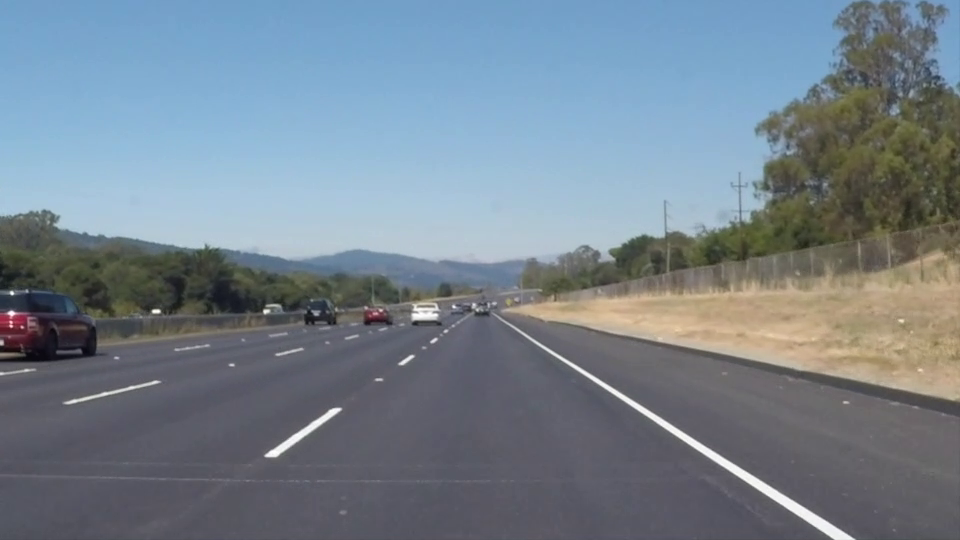
#> input picture frame 22 of solidWhiteRight.mp4, 960 x 540 px, given in place of project_video.mp4, which was not available
$ python video_lane_detect.py   (older library calls are emulated)
#> lines starting #> are read from the running program, lines starting #| are printed output that depends on the picture; after the words box and inside, x2 and y2 are one past the last pixel; in counts of white or black regions, pixels touching at a corner belong together; pictures that were not available may be replaced by others from this repository, and a replacement may not be noted
import cv2
import numpy as np
from dataclasses import dataclass
import time
# TODO: Keep track of centroid and use the new lines to inform them of where a new centroid and new mask should be
# NOTE: Gradients are apparently very faulty,


# TODO: Maybe get rid of this class, it's not used much
@dataclass
class Line:
    x1: int
    y1: int
    x2: int
    y2: int

    # [4 lines left out: function slope, not called in this run]

    def avg_with(self, other):
        if not(isinstance(other, Line)):
            return None
        avx1 = (self.x1+other.x1)//2
        avx2 = (self.x2+other.x2)//2
        avy1 = (self.y1+other.y1)//2
        avy2 = (self.y2+other.y2)//2
        return Line(avx1, avy1, avx2, avy2)

    def __str__(self):
        return f"({self.x1},{self.y1})->({self.x2},{self.y2})"


# TODO: Maybe get rid of this class, it's not used much
class ColorHSV:
    '''class for HSV colors:
        - HSV is kind of abstract when stored as a numpy array
        - just useful for programming purposes.
    '''
    def __init__(self, hsv=None):
        if hsv is None:
            self.hsv = np.array([0, 0, 0], dtype=np.uint8)
        else:
            self.hsv = np.array(hsv, dtype=np.uint8)

    def _check_range(self, value, min_val, max_val):
        return max(min_val, min(value, max_val))

    @property
    def hue(self): return self.hsv[0]

    # [4 lines left out: function hue, not called in this run]

    @property
    def saturation(self): return self.hsv[1]

    # [4 lines left out: function saturation, not called in this run]

    @property
    def value(self): return self.hsv[2]

    # [4 lines left out: function value, not called in this run]

    def __str__(self): return f"[H={self.hsv[0]}, S={self.hsv[1]}, V={self.hsv[2]}]"


class HsvColorRange():
    '''class for HSV color ranges
        - Intended to simplify broadening and minimizing
        HSV color ranges
    '''
    def __init__(self, name, v1=None, v2=None):
        self.name:str = name
        self.lb = ColorHSV(v1)
        self.ub = ColorHSV(v2)

    # [24 lines left out: functions display_colors, modify_bound, not called in this run]

    def get_range(self):
        return [self.lb.hsv, self.ub.hsv]

    def __str__(self):
        return f"{self.name} color range:\n\tLower:{self.lb}, Upper:{self.ub}\n"


def color_thresholding(image, color_masks):
    # initialize a blank image
    blank = np.zeros(image.shape[:2], dtype=np.uint8)
    # save the width and height of the image
    height, width = image.shape[0],image.shape[1]
    # create a rectangular mask that will display the approx. lower 2/3rd of the image
    # this is done to remove a portion of the sky and buildings.
    rect_mask = cv2.rectangle(blank.copy(), (0, height//3+20), (width, height), 255, -1)
    r_masked_img = cv2.bitwise_and(image, image, mask = rect_mask)
    # Convert the image to the HSV color space
    hsv = cv2.cvtColor(r_masked_img, cv2.COLOR_BGR2HSV)
    # Create masks for yellow and white colors
    combined_mask = blank.copy()
    for color_mask in color_masks:
        mk = cv2.inRange(hsv, color_mask[0], color_mask[1])
        combined_mask = cv2.bitwise_or(combined_mask, mk)
    # Combine the masks to get the regions of yellow and white lines
    result = cv2.bitwise_and(image, image, mask=combined_mask)
    return result

def sobel_edge_detection(img):
    image = cv2.cvtColor(img, cv2.COLOR_HSV2RGB)
    sobelx_b = cv2.Sobel(image[:, :, 0], cv2.CV_8UC1, 1, 0, ksize=9)
    sobelx_g = cv2.Sobel(image[:, :, 1], cv2.CV_8UC1, 1, 0, ksize=9)
    sobelx_r = cv2.Sobel(image[:, :, 2], cv2.CV_8UC1, 1, 0, ksize=9)
    rg = cv2.bitwise_or(sobelx_r, sobelx_g)
    b = cv2.bitwise_or(rg,sobelx_b)
    return b

def region_of_interest(image, polygons=None):
    height = image.shape[0]
    if not(polygons):
        # TODO: One thing that must be changed are the values in this numpy array, right now they are fixed, but they should be able to acclimate to different videos
        polygons = np.array([[(100, height), (1300, height), (550, 250)]])
    # polygons variable takes in 3 points, plots them on an image, connects them to make a polygon and fills it in.
    mask = np.zeros_like(image)
    cv2.fillPoly(mask, polygons, 255)
    masked_image = cv2.bitwise_and(image, mask)
    return masked_image


def remove_outlier_lines(center_x,center_y, lines, x_slope_thresh, y_slope_thresh):
    # List to store line segments closest to the center
    closest_lines = []
    for line in lines:
        x1, y1, x2, y2 = line[0]  # Extract line coordinates
        # Calculate the midpoint of the line segment
        if abs(x1 - x2) > x_slope_thresh and abs(y1 - y2) > y_slope_thresh:
            midpoint_x, midpoint_y = (x1+x2)//2, (y1+y2)//2
            # Calculate the Euclidean distance from the midpoint to the center
            distance_to_center = np.sqrt((midpoint_x - center_x)**2 + (midpoint_y - center_y)**2)
            # Set a threshold distance for considering lines
            thresh_min = 50
            threshold_distance = 210  # Adjust as needed
            # Check if the line is close enough to the center
            if thresh_min < distance_to_center < threshold_distance:
                closest_lines.append(line)
    return np.array(closest_lines)


def make_coordinates(image, line_parameters):
    slope, intercept = line_parameters
    y1 = image.shape[0]
    y2 = int(y1*(3/5))
    x1 = int((y1 - intercept)/slope)
    x2 = int((y2 - intercept)/slope)
    return np.array([x1, y1, x2, y2])


def average_slope_intercept(image, lines):
    left_fit = []
    right_fit = []
    for line in lines:
        x1, y1, x2, y2 = line.reshape(4)
        parameters = np.polyfit((x1, x2), (y1, y2), 1)
        slope = parameters[0]
        intercept = parameters[1]
        if slope < 0:  # Consider a threshold close to zero to avoid division by zero error
            left_fit.append((slope, intercept))
        else:
            right_fit.append((slope, intercept))

    left_line = right_line = None

    if left_fit:
        left_fit_average = np.average(left_fit, axis=0)
        left_line = make_coordinates(image, left_fit_average)

    if right_fit:
        right_fit_average = np.average(right_fit, axis=0)
        right_line = make_coordinates(image, right_fit_average)
    return np.array([left_line, right_line])


class PreProcessingMask():
    '''A class that performs several functions on the first
    few frames of a video in order to store data about:
        - Where the road generally is in the picture
        - the general orientation of the lane lines
    these will help in making several masks to better evaluate
    our lane finding algorithm. masks such as:
        - masking the entire road
        - masking the left side of the road
        - masking the right side of the road
        - masking certain colors in the image
    '''
    def __init__(self,cap, yellow_r=None, white_r=None):
        self.first_few_frames = [cap.read()[1] for _ in range(8)]
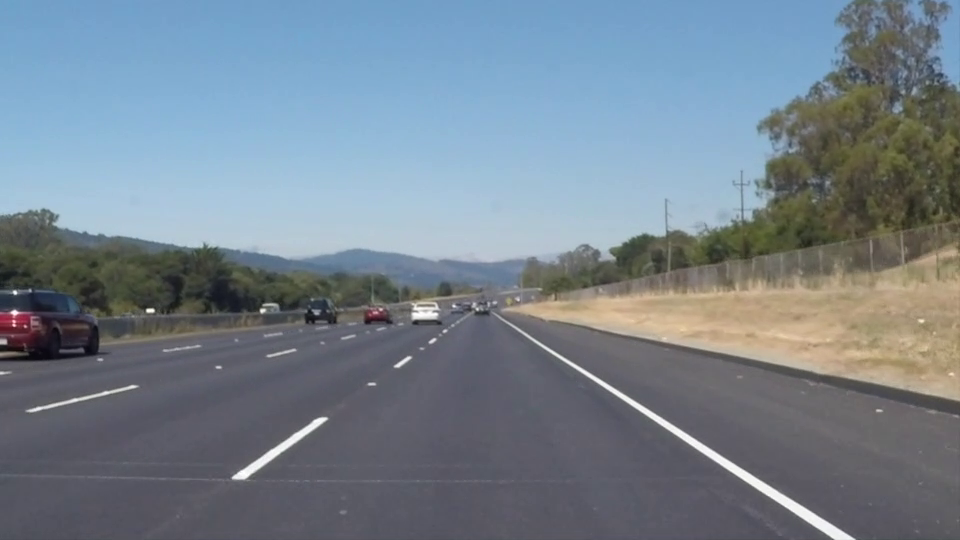
#> input picture frame 23 of solidWhiteRight.mp4, 960 x 540 px, given in place of project_video.mp4, which was not available
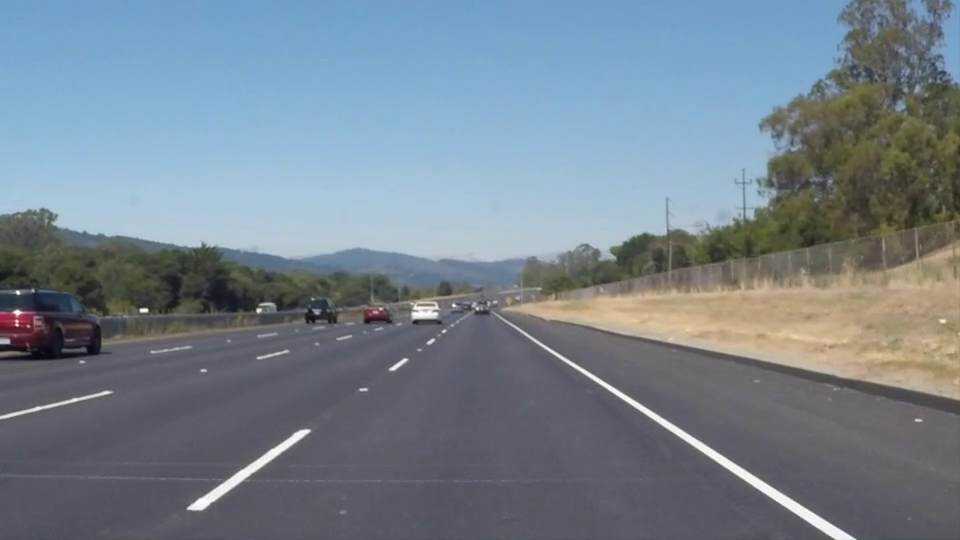
#> input picture frame 24 of solidWhiteRight.mp4, 960 x 540 px, given in place of project_video.mp4, which was not available
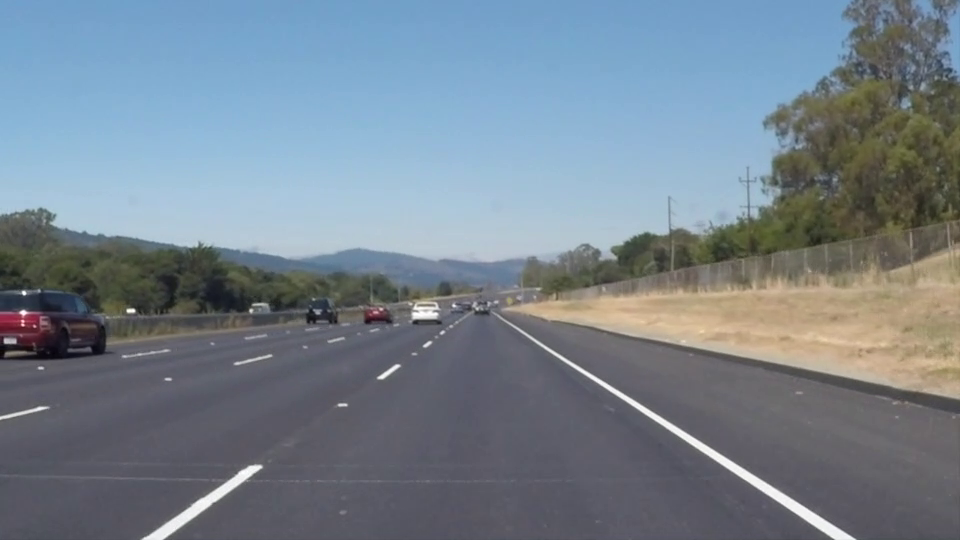
#> input picture frame 26 of solidWhiteRight.mp4, 960 x 540 px, given in place of project_video.mp4, which was not available
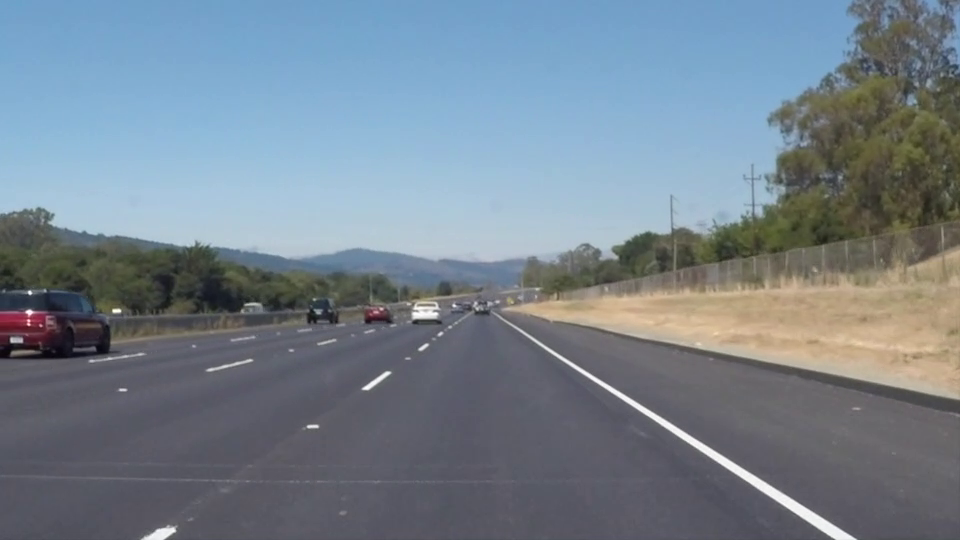
#> input picture frame 28 of solidWhiteRight.mp4, 960 x 540 px, given in place of project_video.mp4, which was not available
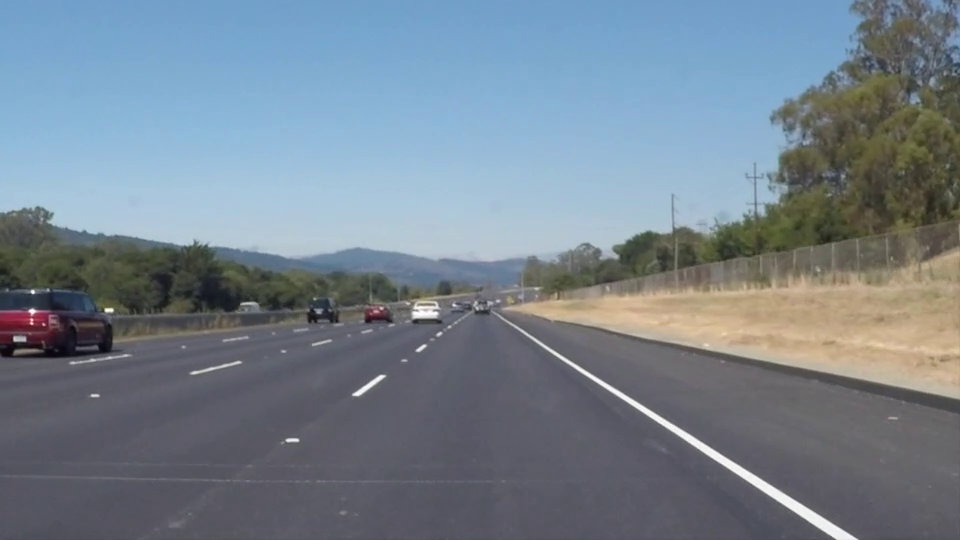
#> input picture frame 29 of solidWhiteRight.mp4, 960 x 540 px, given in place of project_video.mp4, which was not available
#> self.first_few_frames = 8 items
        self.height = self.first_few_frames[0].shape[0]
        self.width = self.first_few_frames[0].shape[1]
        self.centroid = [self.width//2, self.height//2]
        self.averaged_lines = []
        if yellow_r is None:
            self.yellow_range = HsvColorRange('yellow',np.array([15, 60, 20]), np.array([25, 255, 255]))
        else:
            self.yellow_range = yellow_r
        if white_r is None:
            self.white_range = HsvColorRange('white', np.array([0, 0, 180]), np.array([255, 255, 255]))
        else:
            self.white_range = white_r

        self.mask = np.zeros((self.height, self.width), dtype=np.uint8)
        self.get_preprocessing_mask()


    def get_color_masks(self):
        '''mainly used when passing them in as arguments to
        be used by the color_thresholding function'''
        return [self.yellow_range.get_range(), self.white_range.get_range()]


    def get_preprocessing_mask(self):
        '''initial attempt at determining where the road is.'''
        left_images = []
        right_images = []
        self.averaged_lines = []
        frames = self.first_few_frames.copy()
#> frames = 8 items
        for frame in frames:
            thresh_img = color_thresholding(frame, self.get_color_masks())
            sobel_image = sobel_edge_detection(thresh_img)
            cropped_image = region_of_interest(sobel_image)
            lines = cv2.HoughLinesP(cropped_image, 21, np.pi/180, 20,9,2)
            nearest_to_center = remove_outlier_lines(self.centroid[0], self.centroid[1],lines, 2,2)
            avgLn = average_slope_intercept(cropped_image, nearest_to_center)
            self.averaged_lines.append(avgLn)
#> this loop made 8 passes
#> (left_fit_average in average_slope_intercept, avgLn) on passes 1 to 5: ([-0.863, 810.9], [[313, 540, 564, 324], [909, 540, 602, 324]]), ([-1.14, 987.4], [[392, 540, 581, 324], [843, 540, 581, 324]]), ([-0.948, 856.2], [[333, 540, 561, 324], [837, 540, 614, 324]]), ([-0.854, 800.6], [[305, 540, 558, 324], [789, 540, 619, 324]]), ([-0.93, 865.6], [[350, 540, 582, 324], [856, 540, 590, 324]])
#> pass 1, in color_thresholding, `rect_mask = cv2.rectangle(blank.copy(), (0, height//3+20), (width, hei..`:
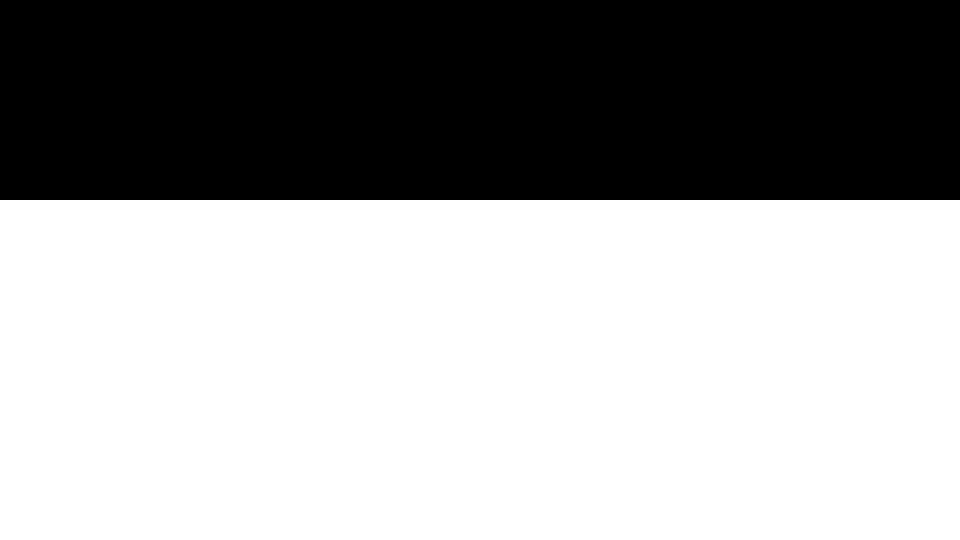
#> rect_mask: shape (540, 960); 63% white; 1 black region, box (x1, y1, x2, y2) and area: (0, 0, 960, 200) 192000
#> after the loop:
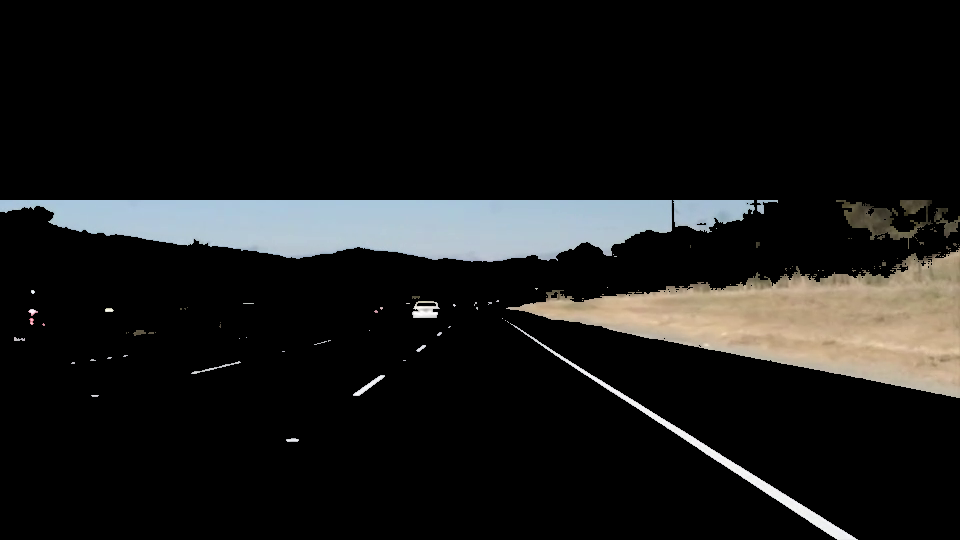
#> thresh_img: shape (540, 960, 3); mean B, G, R 23.7, 24.6, 24.6
#> after the loop, self.averaged_lines = 8 items

        left_line = Line(*self.averaged_lines[0][0])
        right_line = Line(*self.averaged_lines[0][1])
        for i in range(len(self.averaged_lines)-1):
            left_line = left_line.avg_with(Line(*self.averaged_lines[i+1][0]))
            right_line = right_line.avg_with(Line(*self.averaged_lines[i+1][1]))
#> this loop made 7 passes
#> (the rest of the program and of its run is left out)
